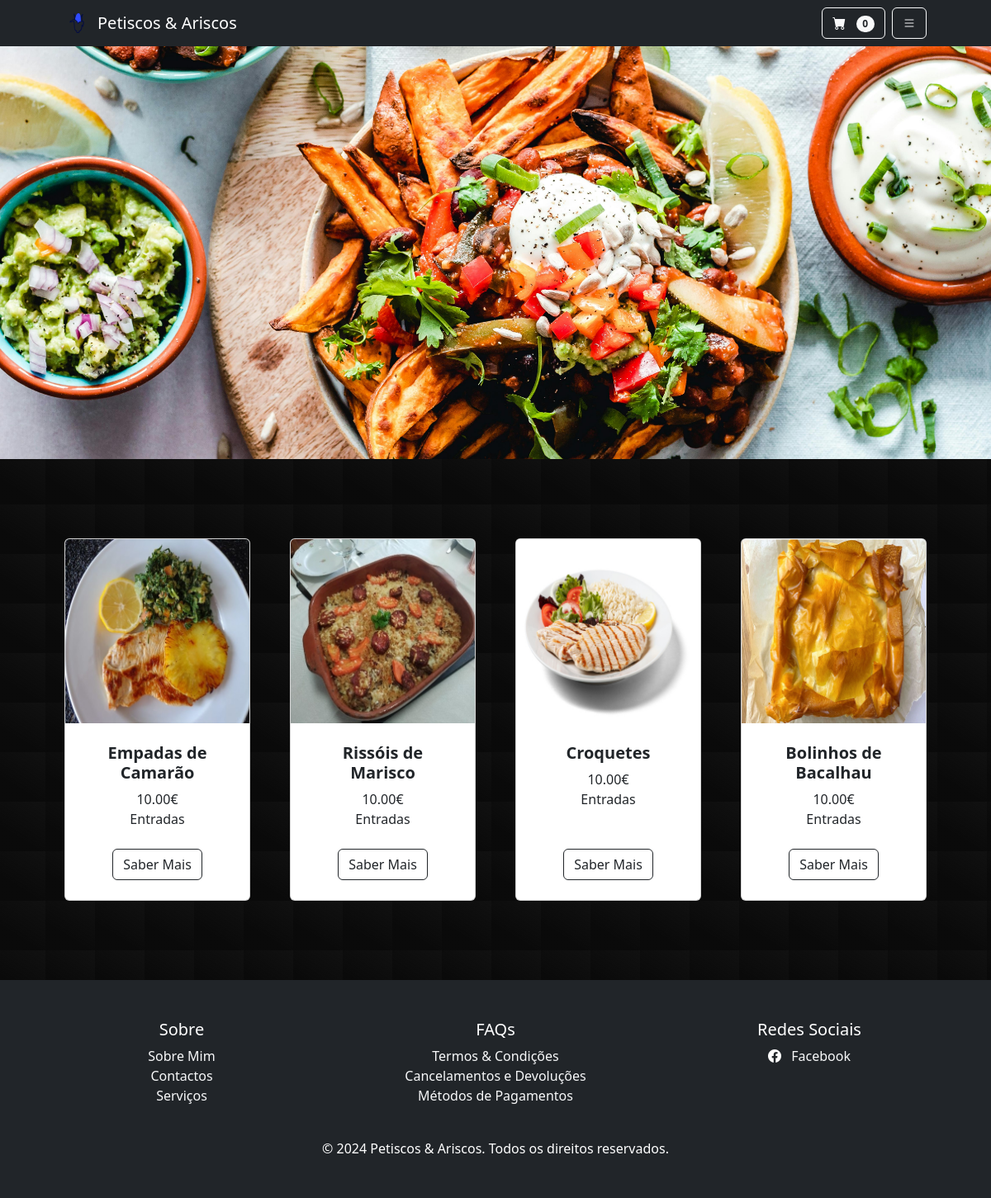
/categoria/Entradas, run on the app's committed database.
### loja/models.py (models this page shows, shortened)
class Product(models.Model):
	name = models.CharField(max_length=100)
	price = models.DecimalField(default=0, decimal_places=2, max_digits=6)
	category = models.ForeignKey(Category, on_delete=models.CASCADE, default=1)
	description = models.CharField(max_length=250, default='', blank=True, null=True)
	image = models.ImageField(upload_to='uploads/product/')
	is_sale = models.BooleanField(default=False)
	sale_price = models.DecimalField(default=0, decimal_places=2, max_digits=6)

class Category(models.Model):
	name = models.CharField(max_length=50)
	def __str__(self):
		return self.name
	class Meta:
		verbose_name_plural = 'categories'

### loja/views.py (the view)
# urls.py: path('categoria/<str:foo>', views.category, name='category'),
def category(request, foo):
    try:
        category = Category.objects.get(name=foo)
        products = Product.objects.filter(category=category)
        return render(request, 'category.html', {'products':products, 'category':category})
    except:
        messages.error(request, ("A categoria que procuras não tem produtos disponiveis"))
        return redirect('home')

### carrinho/cart.py (called while the page is built)
	def __len__(self):
		return len(self.cart)

### carrinho/context_processors.py (called while the page is built)
def cart(request):
	return {'cart': Cart(request)}

### loja/templates/category.html
{% extends 'base.html' %}
{% load static %}
{% block content %}
    <section class="header-section" style="background: url('{% static "assets/food_header.jpg" %}') center center/cover no-repeat; height: 500px; width: 100%;">
    </section>
    <section class="custom-pattern py-5">
        <div class="container px-4 px-lg-5 mt-5">
            <div class="row gx-4 gx-lg-5 row-cols-2 row-cols-md-3 row-cols-xl-4 justify-content-center">
                {% for product in products %}
                    {% if product.is_sale %}
                        <div class="col mb-5">
                            <div class="card h-100">
                                <div class="badge bg-dark text-white position-absolute" style="top: 0.5rem; right: 0.5rem">Saldos</div>
                                <img class="card-img-top" src="{{ product.image.url }}" alt="..." />
                                <div class="card-body p-4">
                                    <div class="text-center">
                                        <h5 class="fw-bolder">{{ product.name }}</h5>
                                        <div class="d-flex justify-content-center small text-warning mb-2">
                                            <div class="bi-star-fill"></div>
                                            &nbsp;&nbsp;Saldos!&nbsp;&nbsp;
                                            <div class="bi-star-fill"></div>
                                        </div>
                                        <strike>{{ product.price }}€</strike>
                                        &nbsp;{{ product.sale_price }}€
                                        <br/>
                                        {{ product.category }}
                                    </div>
                                </div>
                                <div class="card-footer p-4 pt-0 border-top-0 bg-transparent">
                                    <div class="text-center">
                                        <a class="btn btn-outline-dark mt-auto" href="{% url 'about_product' product.id %}">Saber Mais</a>
                                    </div>
                                </div>
                            </div>
                        </div>
                    {% else %}
                        <div class="col mb-5">
                            <div class="card h-100">
                                <img class="card-img-top" src="{{ product.image.url }}" alt="..." />
                                <div class="card-body p-4">
                                    <div class="text-center">
                                        <h5 class="fw-bolder">{{ product.name }}</h5>
                                        {{ product.price }}€
                                        <br/>
                                        {{ product.category }}
                                    </div>
                                </div>
                                <div class="card-footer p-4 pt-0 border-top-0 bg-transparent">
                                    <div class="text-center">
                                        <a class="btn btn-outline-dark mt-auto" href="{% url 'about_product' product.id %}">Saber Mais</a>
                                    </div>
                                </div>
                            </div>
                        </div>
                    {% endif %}
                {% endfor %}
            </div>
        </div>
    </section>
{% endblock %}

### static/css/customs.css (style rules this page uses)
.custom-pattern { width: 100%; min-height: auto; background-color: #111111; background-image: linear-gradient( 32deg, rgba(8, 8, 8, 0.74) 30px, transparent ); background-size: 60px 60px; background-position: -5px -5px; background-repeat: repeat; background-attachment: local; overflow: hidden; }

### loja/templates/base.html (style rules this page uses)
html, body { height: 100%; margin: 0; }
body { display: flex; flex-direction: column; }

### data on the page
Product: image (picture), name "Empadas de Camarão", price "10.00", category "Entradas"
Product: image (picture), name "Rissóis de Marisco", price "10.00", category "Entradas"
Product: image (picture), name "Croquetes", price "10.00", category "Entradas"
Product: image (picture), name "Bolinhos de Bacalhau", price "10.00", category "Entradas"

### other printed values
{{ cart|length }} "0"
